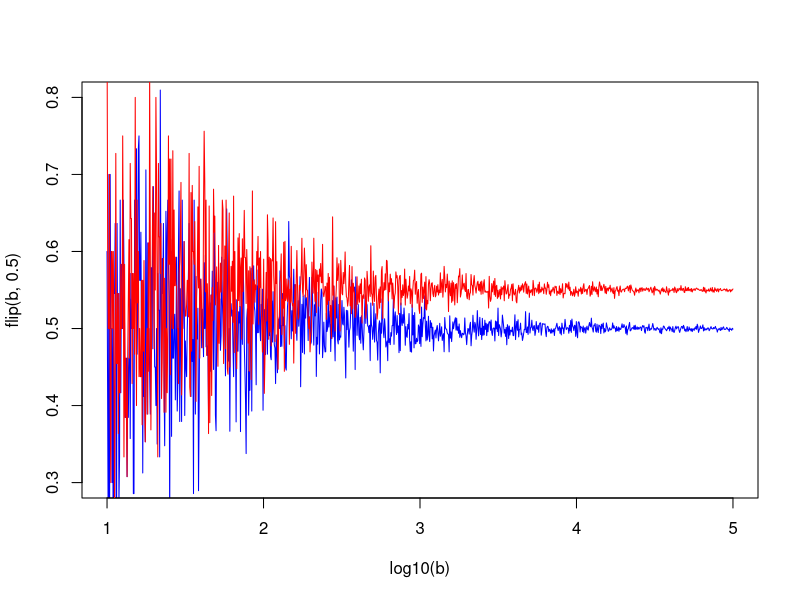
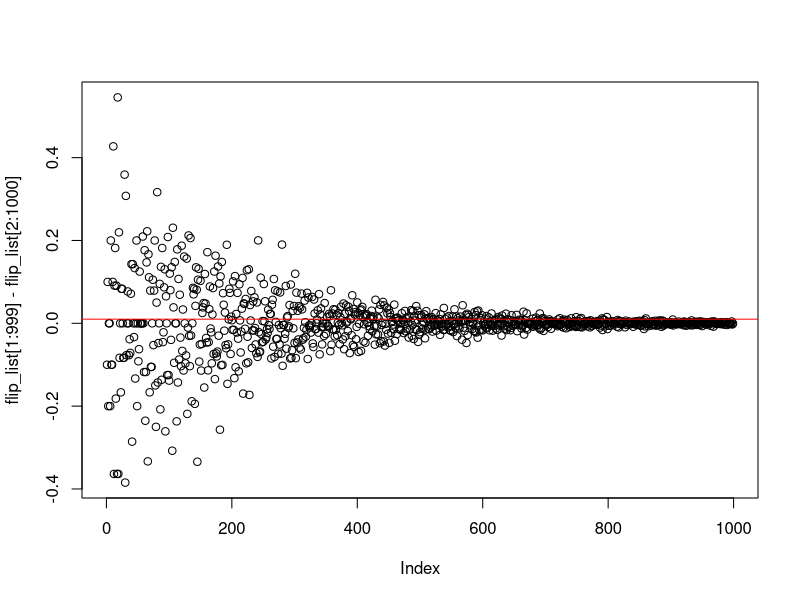

Reproduce these figures in R, in order. (Note: this script raises an error after producing the figures.)

rbinom(10,10,.5) # 10 is the number of observations while '1' is the number of trials. So, if this were 10 as well, there would a sum of 'successes' that were less than 10
dbinom(3,10,.5)  # this determines the density,  aka probability of exact outcome, so x= 3 heads out of 10, is not the cumulative 0-3 but exactly 3 for example. for cumulative, use pbinom, or sum dbinom:
sum(dbinom(3,10,.5),dbinom(2,10,.5),dbinom(1,10,.5),dbinom(0,10,.5))
pbinom(3,10,.5)


b<-10^seq(1,5,len=1000) #creates a 1000 simulations ranging frmo 10^1 to 10^5


#flip is a funciton that takes two parameters, b and x, which are the number of simulations and the probablity of the coin with a default of .5, also known as 50/50
flip <-function(b,x=.5){
  sapply(b,                   #lapply takes a vector and then applies a function with that vector
         function(b) mean(rbinom(b,1,x)))  #rbinom is a base R function that randonly generates values based on the binomial forumla
  }

plot(log10(b),flip(b,.5),type='l',col='blue',ylim = c(.3,.8))  #plot will create a graph with log10(b) as the x axes and then pots the result of the flip() function above
lines(log10(b),flip(b,.55),type='l',col='red')  #lines is like plot, but instead of creating a new plot, it overlays over top of the current plot

flip_list<-flip(b,.5)

plot(flip_list[1:999]-flip_list[2:1000])
abline(h=.01, col='red')


fair_coin<-flip(b,.5)
unfair_coin<-flip(b,.6)
df<-data.frame(fair_coin,unfair_coin)

p<-ggplot(data=df,aes(x=log10(b),y=fair_coin))+geom_line() #makes first graph, saves to 'p'

p+ geom_line(aes(x=log10(b),y=unfair_coin,col='red')) #adds new graph to 'p'








#coin_flip() does the flipping, two styles, by thumb is standard

coin_flip<-function(type = .5, bias = .1){
  rbinom(1,1,type+bias)
}
mean(replicate(100,coin_flip()))

#coin will be either unbiased or biased.  

Bag_of_coins<- c(rep(.5,9),.6) #lists 9 fair coins, one biased coin at .6
sample<-sample(Bag_of_coins,5,replace = F) #picks 5 coins randomly from bag
coin_flip(type=sample,bias=0)


#expected value
x<-c(1,2,3,4,5,6) # single dice
probability<-(c(rep(1/7,5),.2857143)) #probabilty that the dice is loaded for 6
  hist(replicate(1000,sample(x,1,replace = T,prob=probability)))
  

  x<-c(0,1) # single coin, 0=Tails
  probability<-c(.5,.5) #probabilty that the coin is fair = .5
  mean(replicate(1000,sample(x,1,replace = T,prob=probability)))
  
